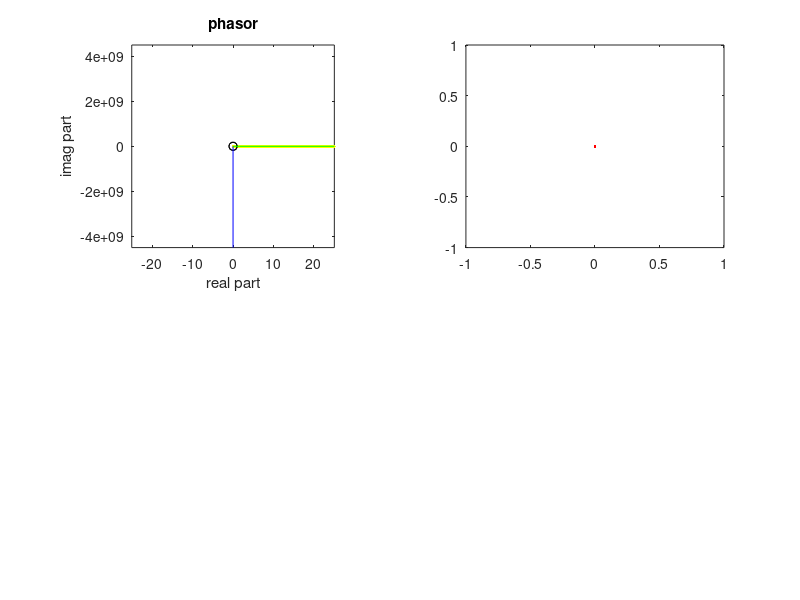

MATLAB code for this plot: (Note: this script raises an error after producing the figure.)
%	MATLAB Rotating Phasor Animation
%
%	using basic MATLAB drawing functions

clear

% 4 cycles of constant amplitude 4Hz phasor

M = 128;                    % no of samples
step = 360/M;               % angular step (degrees)
f = 4;                      % fequency (Hz)
dt = 1/M;                   % time step (seconds)
ph = 0;                     % initial phase shift
t = 0:dt:1;                 % time axis
A = 1;
b= 3;
theta=2*pi*f*t;             % initial amplitude
x = A*exp(b*(-t)).*exp(theta);		            %unit amplitude phasor
xr = real(x);               %Real part
xi = imag(x);               %Imaginary part
xmax = max([xr xi ])*1.1;	%sets amplitude axes > max plot size
tmin = min(t);              %sets t axis min = start value
tmax = max(t);  
thetamax=2*pi*f*tmax;                          %sets t axis max = stop value
thetamin=2*pi*f*t;

fprintf(1,'Rotating Phasor: press return to start\n')
pause;

figure(1);                          % make figure appear

for ii =1:M+1

%	timer
t0 = clock;
te = 0;

%	phasor plot imaginary

subplot(2,2,1)                      %plot phasor on previously set axes
plot(theta,xi(1:ii),'y');        % plot phasor trajectory
hold on
plot([0,theta(ii)],[0,xi(ii)],'o-k');    % plot radial line for current phasor

plot([theta(ii),thetamax],[xi(ii),xi(ii)],'g') % plot horizontal line indicating current value of xi
plot([theta(ii),theta(ii)],[-xmax,xi(ii)],'b') % plot vertical line indicating current value of xi
axis( [ -thetamax thetamax -xmax xmax ]);
axis('square');
title('phasor');
xlabel('real part');
ylabel('imag part');
hold off

drawnow

%	Imag signal plot

subplot(2,2,2)                          %plot sinusoid on previously set axes
plot(theta(1:ii),xi(1:ii),'r');             % plot imaginary component against time
hold on;
plot([theta(1),theta(ii)],[xi(ii),xi(ii)],'g') % plot horizontal line indicating current value of xi
hold off
axis( [ thetamin thetamax -xmax xmax ]);
axis('square')
xlabel('time');
ylabel('imag part');
title('signal');

drawnow

%	Real signal plot

%%%%%%%%%%%%%%%%%%
% ADD CODE HERE  %
%%%%%%%%%%%%%%%%%%

%	phasor plot real

subplot(2,2,3)                      %plot phasor on previously set axes
plot(xi(1:ii),xr(1:ii),'y');        % plot phasor trajectory
hold on
plot([0,xi(ii)],[0,xr(ii)],'o-k');    % plot radial line for current phasor

plot([xi(ii),xmax],[xr(ii),xr(ii)],'g') % plot horizontal line indicating current value of xi
plot([xi(ii),xi(ii)],[-xmax,xr(ii)],'b') % plot vertical line indicating current value of xi
axis( [ -xmax xmax -xmax xmax ]);
axis('square');
title('phasor');
xlabel('real part');
ylabel('imag part');
hold off

drawnow



%	Real signal plot

subplot(2,2,4)                          %plot sinusoid on previously set axes
plot(t(1:ii),xr(1:ii),'r');             % plot imaginary component against time
hold on;
plot([t(1),t(ii)],[xr(ii),xr(ii)],'g') % plot horizontal line indicating current value of xi
hold off
axis( [ tmin tmax -xmax xmax ]);
axis('square')
xlabel('time');
ylabel('real part');
title('signal');

drawnow


%	constant frame rate via a busy wait loop

while te < 0.2
	te = (clock - t0) * [0 0 86400 3600 60 1]';
end

end
